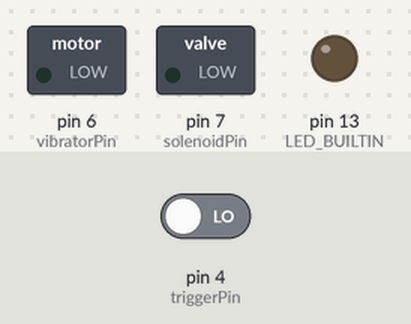
Recording of a sketch running on a simulated Arduino Uno, built with avr-gcc and run on an emulated ATmega328P. Shown: switched loads named in the sketch (green lamp = pin HIGH), output pins drawn as LEDs (lit = HIGH). Dashed ring = blinking. Inputs (shaded band) come from the test bench; at power-on: pin 4 (triggerPin) LOW.

Above: at 1.2 s.
1.3 s: pin 4 (triggerPin) driven HIGH
At 1.57 s:
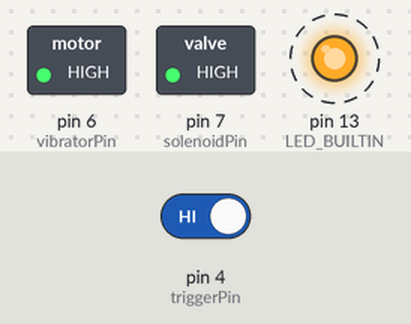
4.3 s: pin 4 (triggerPin) driven LOW
At 4.36 s:
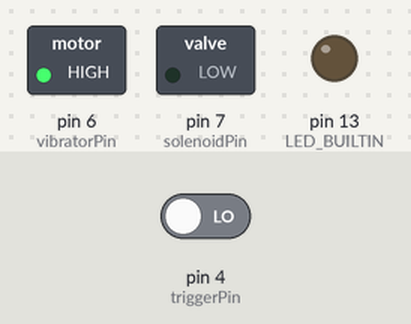
Timing chart, 0 to 7.3 s (numbered marks = the images above; inputs shaded):
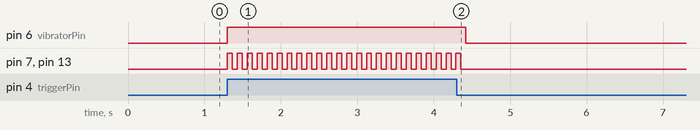

Measured:
- after the input at 1.3 s, pin 6 (vibratorPin): LOW → HIGH at once; pin 7 (solenoidPin), pin 13 (LED_BUILTIN): alternates HIGH for 0.07 s and LOW for 0.07 s, starting at once
- after the input at 4.3 s, pin 6 (vibratorPin): HIGH → LOW after 0.12 s; pin 7 (solenoidPin), pin 13 (LED_BUILTIN): goes on until 4.4 s, then stays LOW

The sketch:

topshot-final.ino
```cpp
int solenoidPin = 7;    // ouput - to transistor base, solenoid driver
int vibratorPin = 6; // output - vibrator motor
int triggerPin = 4; // input - trigger


int trigger;
int vibrator;
int solenoid;


void setup() {

  pinMode(solenoidPin, OUTPUT);
  pinMode(vibratorPin, OUTPUT);
  pinMode(triggerPin, INPUT);
  pinMode(LED_BUILTIN, OUTPUT);

  digitalWrite(solenoidPin, LOW);

}


void loop() {

  trigger = digitalRead(triggerPin);

  if(trigger == HIGH )
  {
  digitalWrite(vibratorPin, HIGH);    // test
  SolenoidPulse(solenoidPin,130); // 130ms on/off cycle
  } else {
   digitalWrite(vibratorPin, LOW);    // test
  }
}

void SolenoidPulse(int pin, int pulse)
{
  int wait = pulse / 2;
  digitalWrite(pin, HIGH);    // Solenoid ON
  digitalWrite(LED_BUILTIN, HIGH);
  delay(wait);                      //Wait
  digitalWrite(pin, LOW);     //Solenoid OFF
  digitalWrite(LED_BUILTIN, LOW);
  delay(wait);                      //Wait
}
```
